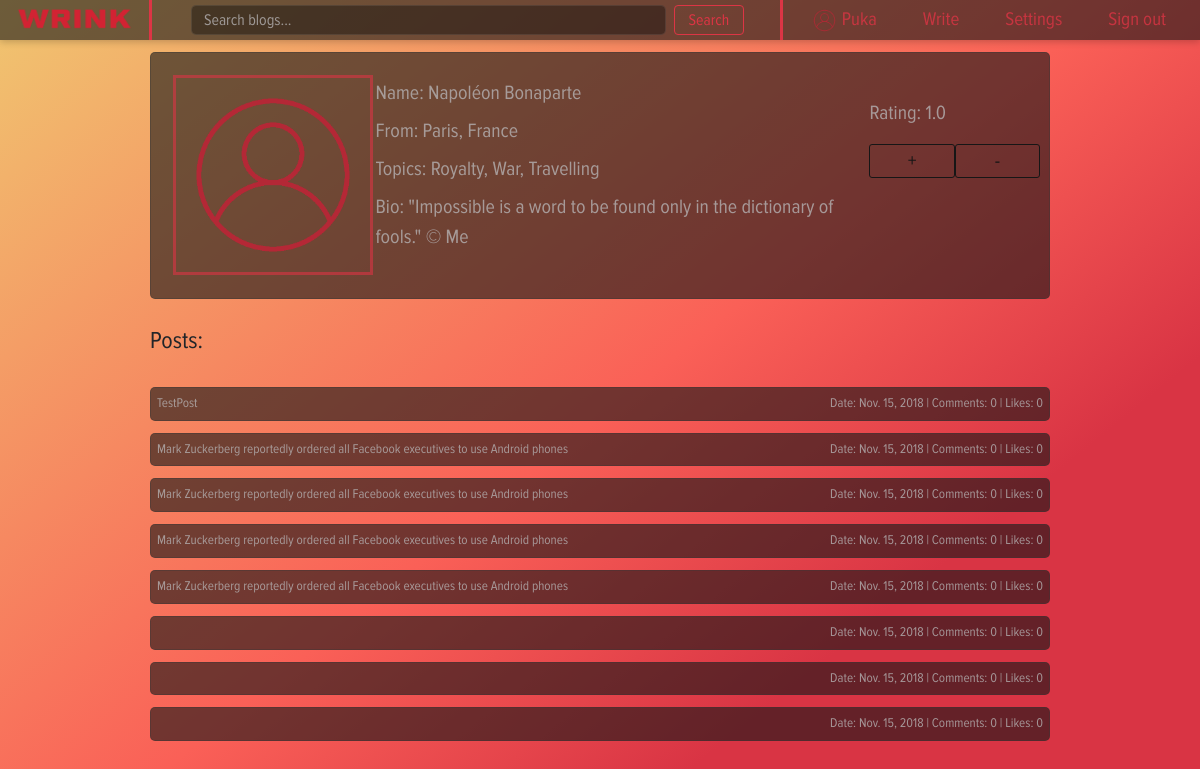
/profile/1 (signed in), run on the app's committed database.
### user_profile/models.py (models this page shows)
class Profile(models.Model):
    user = models.OneToOneField(User, on_delete=models.CASCADE)
    location = models.CharField(max_length=50, blank=True)
    topics = models.CharField(max_length=50, blank=True)
    bio = models.CharField(max_length=300, blank=True)
    voters = models.ManyToManyField('self')
    likes = models.IntegerField(default=0, blank=True)
    def get_absolute_url(self):
        return reverse_lazy('profile_page', kwargs={'profile_id': self.id})

### post/models.py (models this page shows)
class Post(models.Model):
    title = models.CharField(max_length=100, blank=True)
    body = FroalaField(theme='dark')
    date = models.DateField(blank=True)
    author = models.ForeignKey(User, on_delete=models.CASCADE)
    voters = models.ManyToManyField(Profile)
    likes = models.IntegerField(default=0, blank=True)
    def get_absolute_url(self):
        return reverse_lazy('post_page', kwargs={'post_id': self.id})

### user_profile/views.py (the view, shortened to what this page needs)
# urls.py: re_path(r'^(?P<profile_id>\d+)$', views.profile_page, name='profile_page'),
def profile_page(request, profile_id):
    context = authenticated(request)
    if request.method == 'POST' and 'save' in request.POST:
        user_profile = request.user
        user_form = UserForm(request.POST, instance=request.user)
        profile_form = ProfileForm(request.POST, instance=request.user.profile)
        if user_form.is_valid() and profile_form.is_valid():
            user_form.save()
            profile_form.save()
            messages.success(request, 'Your profile was successfully updated!')
        else:
            messages.error(request, 'Please correct the error below.')
    else:
        try:
            profile = Profile.objects.get(pk=profile_id)
            user_profile = profile.user
            context['posts'] = Post.objects.filter(author=user_profile)
        except ObjectDoesNotExist:
            return render(request, 'home/home_page.html', context)
    context['user_profile'] = user_profile
    context['rating'] = count_rating(user_profile)
    return render(request, 'profile/profile_page.html', context)

### home/views.py (called while the page is built)
def check_authentication(request):
    context = dict()
    context['authenticated'] = request.user.is_authenticated
    if context['authenticated']:
        context['user'] = request.user
    return context

### user_profile/views.py (called while the page is built)
def count_rating(user):
    try:
        rating = user.profile.likes / user.profile.voters.count()
    except ZeroDivisionError:
        rating = 1.0
    return rating

### user_profile/templates/profile/profile_page.html (shortened to what this page needs)
{% extends "wrapper.html" %}
{% block style %}
    <link rel="stylesheet" href="/static/css/profile_style.css">
{% endblock %}
{% block content %}
    <div class="row">
        <div class="column" style="width: 25%;">
            <img src="/static/images/account.png" id="photo" alt="photo">
        </div>
        <div class="column">
            <div style="margin-top: 5%;">
                <label class="label">Name: {{ user_profile.first_name }}</label>
            </div>
            <div>
                <label class="label">From: {{ user_profile.profile.location }}</label>
            </div>
            <div>
                <label class="label">Topics: {{ user_profile.profile.topics }}</label>
            </div>
            <div>
                <label class="label">Bio: {{ user_profile.profile.bio }}</label>
            </div>
        </div>
        <div class="column" style="width: 20%;">
            <div style="margin-top: 25%;">
                <label class="label">Rating: {{ rating }}</label>
                <div style="margin-right: 5%;">
                    <form action="" method="post">{% csrf_token %}
                        <button type="submit" class="postButton" name="plus">+</button>
                    </form>
                    <form action="" method="post">{% csrf_token %}
                        <button type="submit" class="minusButton" name="minus">-</button>
                    </form>
                </div>
            </div>
        </div>
    </div>
    <div class="row" id="breaker">
        <p>
            Posts:
        </p>
    </div>
    {% if posts %}
        {% for post in posts %}
            <div class="row" id="postLine">
                <a href="{{ post.get_absolute_url }}" id="post">{{ post.title }}</a>
                <span class="info">
                    <span class="infoElement">Date: {{ post.date }}</span> |
                    <span class="infoElement">Comments: {{ post.likes }}</span> |
                    <span class="infoElement">Likes: {{ post.likes }}</span>
                </span>
            </div>
        {% endfor %}
    {% else %}
        <div class="row" id="breaker">
            <p>
                There is no any post yet...
            </p>
        </div>
    {% endif %}
{% endblock %}

### templates/wrapper.html (shortened to what this page needs)
<!DOCTYPE html>
<html>
<head>
  <link rel="stylesheet" href="/static/css/bootstrap.min.css" type="text/css">
  <link rel="stylesheet" href="/static/css/base_style.css">
    {% block style %} {% endblock %}
</head>
<body>
  <nav class="navbar navbar-expand-lg sticky-top">
    <a href="/" class="navbar-brand">
      <img src="/static/images/label.png" width="120" height="50" alt="logo">
    </a>
    <div class="collapse navbar-collapse" id="navbarToggler">
      <div class="vl"></div>
      <form class="form-inline my-2 my-lg-0">
        <input type="text" class="form-control mr-lg-2 input-lg" id="menuInput" placeholder="Search blogs..." aria-label="Search">
        <button class="btn btn-outline-danger my-2 my-sm-0" style="width:70px; height: 30px; padding: 0em;">Search</button>
      </form>
      <div class="vl"></div>
      <div class="text-right">
        <ul class="navbar-nav mr-auto float-right">
            {% if authenticated %}
                <li class="nav-item">
                    <a href="{{ user.profile.get_absolute_url }}" class="nav-link">
                        <img src="/static/images/account.png" width="27" height="27" alt="account">
                        {{user.username}}
                    </a>
                </li>
                <li class="nav-item">
                     <a href="/write" class="nav-link">Write</a>
                </li>
                <li class="nav-item">
                    <a href="/settings" class="nav-link">Settings</a>
                </li>
                <li class="nav-item">
                    <a href="/sign-out" class="nav-link">Sign out</a>
                </li>
            {% endif %}
        </ul>
      </div>
    </div>
  </nav>
  {% block content %}
  {% endblock %}
</body>
</html>

### home/static/css/base_style.css (style rules this page uses)
body { background: linear-gradient(141deg, #f0c670 0%, #fa6057 51%, #d93444 75%) fixed; font-family: proximanova; font-size: 19px; }
.vl { border-left: 3px solid #dc3545; height: 40px; top: 0; margin-left: -3px; }
.navbar { height: 40px; box-shadow: 0 2px 7px 0 rgba(0, 0, 0, 0.2); background-color: rgba(22, 22, 22, 0.6); }
.navbar-nav > li { padding-left:20px; padding-right:10px; }
.nav-link { color: rgba(220, 53, 69, 0.8); }
#menuInput { width: 475px; height: 30px; background-color: rgba(10, 10,10, 0.4); border: 1px solid rgba(55, 55, 55, 0.4); color: rgba(222, 220, 221, 0.8); border-radius: 5px; }
#menuInput::placeholder { color: rgba(180, 178, 179, 0.8); }

### user_profile/static/css/profile_style.css (style rules this page uses)
input.form-control, button.postButton { margin: auto; vertical-align: middle; }
#photo { width: 200px; height: 200px; margin: 10%; border: 3px solid rgba(220, 53, 69, 0.6); }
.row { width: 75%; display: table; table-layout: fixed; margin: 1% auto auto auto; background-color: rgba(22, 22, 22, 0.6); border: 1px solid rgba(55, 55, 55, 0.4); border-radius: 5px; position: relative; }
.column { overflow: auto; display: table-cell; vertical-align: top; color: rgba(180, 178, 179, 0.8); font-size: 20px; }
label.uploadButton, button.postButton, button.minusButton { height: 50%; width: 50%; margin-top: 5%; border-radius: 3px; background-color: Transparent; color: #161616;; border: 1px solid #161616; float: left; }
label.uploadButton, button.postButton, button.minusButton { transition-duration: 0.4s; }
.info { right: 0; }
#postLine { display: flex; flex-direction: row; justify-content: space-between; padding: 0.5%; font-size: 1.1vw; color: rgba(180, 178, 179, 0.8); }
#post { color: rgba(180, 178, 179, 0.8); }
.infoElement { align-self: auto; margin: auto; }
#breaker { font-size: 2vw; background-color: Transparent; border: 0; margin: 2% auto 0 auto; }

### data on the page
Post: title "TestPost", date "Nov. 15, 2018", likes "0"
Post: title "Mark Zuckerberg reportedly ordered all Facebook executives to use Android phones", date "Nov. 15, 2018", likes "0"
Post: title "Mark Zuckerberg reportedly ordered all Facebook executives to use Android phones", date "Nov. 15, 2018", likes "0"
Post: title "Mark Zuckerberg reportedly ordered all Facebook executives to use Android phones", date "Nov. 15, 2018", likes "0"
Post: title "Mark Zuckerberg reportedly ordered all Facebook executives to use Android phones", date "Nov. 15, 2018", likes "0"
Post: date "Nov. 15, 2018", likes "0"
Post: date "Nov. 15, 2018", likes "0"
Post: date "Nov. 15, 2018", likes "0"

### other printed values
{{ user.username }} "Puka"
{{ user_profile.first_name }} "Napoléon Bonaparte"
{{ user_profile.profile.location }} "Paris, France"
{{ user_profile.profile.topics }} "Royalty, War, Travelling"
{{ user_profile.profile.bio }} "\"Impossible is a word to be found only in the dictionary of fools.\" © Me"
{{ rating }} "1.0"
